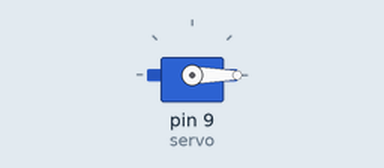
The sketch below on a simulated Arduino Uno, built with avr-gcc and run on an emulated ATmega328P. Shown: servo.

Above: at 0.05 s.
At 2.05 s:
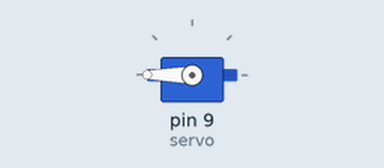
At 4.0 s:
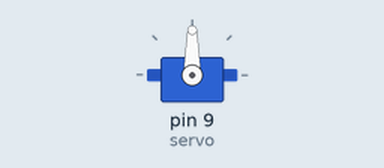
Timing chart, 0 to 5.2 s (numbered marks = the images above):
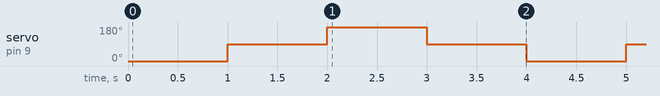

The sketch:

pos-sin-serie.ino
```cpp
// Fallo: mueve bien el servo pero no informa el ángulo por el monitor serie.
#include <Servo.h>

Servo servo;

void setup() {
  servo.attach(9);
}

void loop() {
  servo.write(0);
  delay(1000);
  servo.write(90);
  delay(1000);
  servo.write(180);
  delay(1000);
  servo.write(90);
  delay(1000);
}
```

Measured:
- by itself, servo on pin 9 (servo): repeats every 4.0 s: 180° 1.0 s, 90° 1.0 s, 0° 1.0 s, 90° 1.0 s
